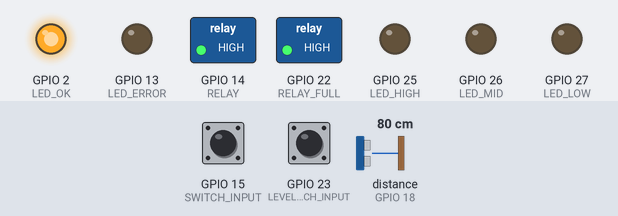
The sketch below on a simulated ESP32. Shown: switched loads named in the sketch (green lamp = pin HIGH), output pins drawn as LEDs (lit = HIGH). The test bench sets the inputs (shaded band); at power-on: GPIO 15 (SWITCH_INPUT) LOW, GPIO 23 (LEVEL_SWITCH_INPUT) LOW, distance to the obstacle (sensor on GPIO 18) 80 cm. The echo pulse lasts 58.3 µs per cm; WiFi joins after 1.5 s; servers stay silent unless stated; the local clock reads 2024-03-15 10:24:30 at power-on unless the sketch sets it; pins used as bus, display or sensor lines are not drawn; what the sketch prints to the serial monitor is not drawn.

Above: at 2.8 s.
2.9 s: GPIO 15 (SWITCH_INPUT) pulled HIGH for 1 s
At 4.8 s:
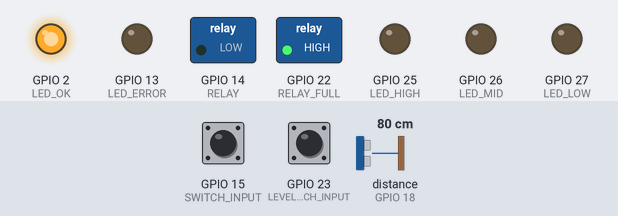
7.4 s: GPIO 23 (LEVEL_SWITCH_INPUT) pulled HIGH for 0.7 s
At 8.2 s:
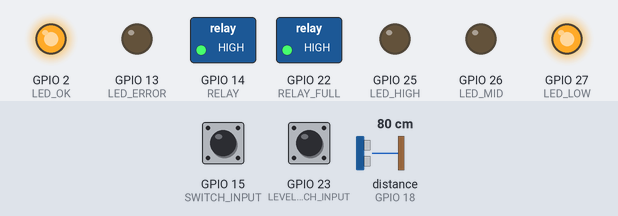
12.4 s: GPIO 23 (LEVEL_SWITCH_INPUT) pulled HIGH for 1 s
At 17.1 s:
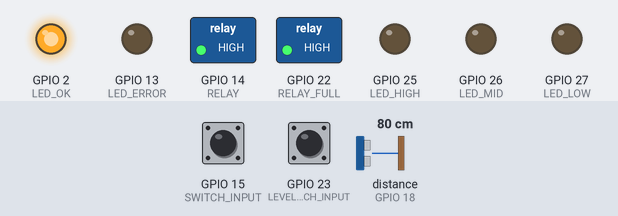
17.6 s: GPIO 23 (LEVEL_SWITCH_INPUT) pulled HIGH for 3.2 s
At 19.1 s:
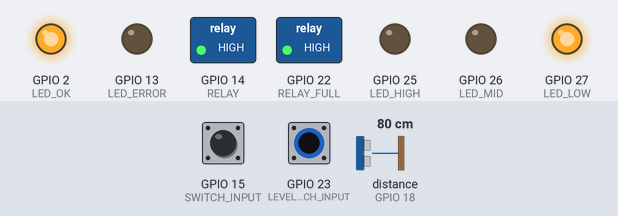
22.8 s: GPIO 15 (SWITCH_INPUT) driven HIGH and GPIO 23 (LEVEL_SWITCH_INPUT) driven HIGH
At 26.0 s:
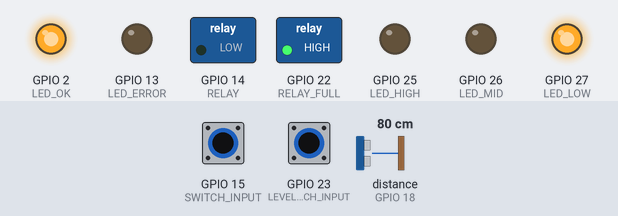
27.0 s: distance to the obstacle (sensor on GPIO 18) set to 2 cm
At 29.0 s:
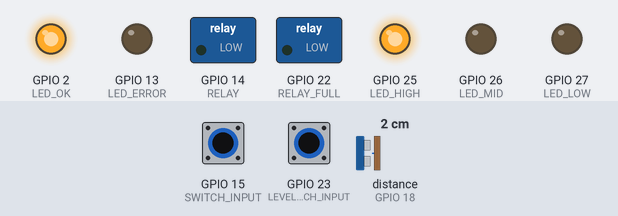
Timing chart, 0 to 30.0 s (numbered marks = the images above; inputs shaded):
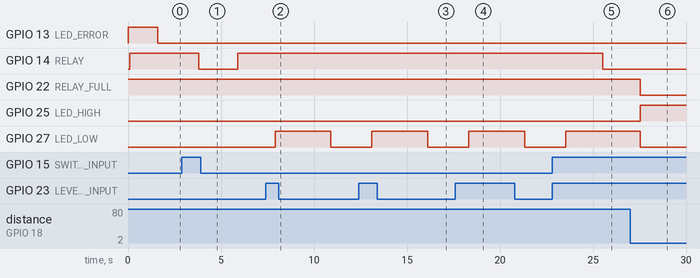

The sketch:

Timer_Control_GPT.ino
```cpp
#include <WiFi.h>
#include "time.h"

// Ultrasonic Sensor Pins
#define TRIG_PIN 5
#define ECHO_PIN 18

// LED Indicator Pins
#define LED_ERROR 13
#define LED_OK 2
#define LED_LOW 27       // < 20cm
#define LED_MID 26       // Between 38- 43 cm
#define LED_HIGH 25      // >= 45cm
#define RELAY_FULL 22    // > 50cm // incase of OLED Make use of D22 and change RELAY_FULL to D33

// Relay and Switch Pins
#define RELAY 14
#define SWITCH_POWER 4
#define SWITCH_INPUT 15

// Level Switch Pins
#define LEVEL_SWITCH_POWER 19
#define LEVEL_SWITCH_INPUT 23

// WiFi Credentials
const char* ssid = "wifi-name";
const char* password = "password";

// Time Settings
const char* ntpServer = "in.pool.ntp.org";
const long gmtOffset_sec = 0;
const int daylightOffset_sec = 19800; // GMT+5:30

// Relay ON/OFF Time (24-hour format)
const int RELAY_ON_HOUR = 17;//5:30pm
const int RELAY_ON_MIN = 30;
const int RELAY_OFF_HOUR = 22;//10:30pm
const int RELAY_OFF_MIN = 30;

// Tank Height Configuration
const float TANK_HEIGHT_CM = 72.0;  // Actual height of your tank
const int TANK_MAX_LEVEL_CM = 57;   // Max usable water height in tank

// Variables
long duration;
float distanceCM;
bool relayState = false;
bool timerActive = false;
bool timeInitialized = false;

void setup() {
  Serial.begin(115200);

  // Setup LEDs
  pinMode(LED_ERROR, OUTPUT);
  pinMode(LED_OK, OUTPUT);
  pinMode(LED_LOW, OUTPUT);
  pinMode(LED_MID, OUTPUT);
  pinMode(LED_HIGH, OUTPUT);
  pinMode(RELAY_FULL, OUTPUT);
  digitalWrite(RELAY_FULL,HIGH);//First Buzzer OFF

  // Startup LED indication
  digitalWrite(LED_ERROR, HIGH);
  delay(100);

  // Setup Relay and Switches
  pinMode(RELAY, OUTPUT);
  digitalWrite(RELAY, HIGH); // Relay OFF initially
  pinMode(SWITCH_POWER, OUTPUT);
  digitalWrite(SWITCH_POWER, HIGH);
  pinMode(SWITCH_INPUT, INPUT_PULLDOWN);

  // Setup Level Switch
  pinMode(LEVEL_SWITCH_POWER, OUTPUT);
  digitalWrite(LEVEL_SWITCH_POWER, HIGH);
  pinMode(LEVEL_SWITCH_INPUT, INPUT_PULLDOWN);

  // Setup Ultrasonic Pins
  pinMode(TRIG_PIN, OUTPUT);
  pinMode(ECHO_PIN, INPUT);

  // Connect to WiFi
  Serial.printf("Connecting to WiFi: %s\n", ssid);
  WiFi.begin(ssid, password);
  while (WiFi.status() != WL_CONNECTED) {
    delay(500);
    Serial.print(".");
  }
  Serial.println("\nWiFi connected");

  // Sync Time from NTP
  configTime(gmtOffset_sec, daylightOffset_sec, ntpServer);
  getAndPrintLocalTime();

  if (timeInitialized) {
    digitalWrite(LED_ERROR, LOW);
    digitalWrite(LED_OK, HIGH);
  }

  // Turn off WiFi to save power
  WiFi.disconnect(true);
  WiFi.mode(WIFI_OFF);
}

void loop() {
  delay(1000);
  getAndPrintLocalTime();

  struct tm timeinfo;
  if (!getLocalTime(&timeinfo)) {
    Serial.println("❌ Failed to obtain time");
    digitalWrite(LED_ERROR, HIGH);
    digitalWrite(LED_OK, LOW);
    return;
  }

  int currentHour = timeinfo.tm_hour;
  int currentMin = timeinfo.tm_min;

  // Level switch logic
  if (digitalRead(LEVEL_SWITCH_INPUT) == HIGH) {
    monitorWaterLevel();
  }
  else{//No Level LED ON
    digitalWrite(LED_LOW, LOW);
    digitalWrite(LED_MID, LOW);
    digitalWrite(LED_HIGH, LOW);
    digitalWrite(RELAY_FULL, HIGH); // OFF
    delay(100);
  }

  // Time-based Relay Control
  if (currentHour == RELAY_ON_HOUR && currentMin == RELAY_ON_MIN && !relayState) {
    digitalWrite(RELAY, LOW); // ON
    relayState = true;
    timerActive = true;
    Serial.println("⏰ Relay ON (Timer)");
    delay(1000);
  }
  else if (currentHour == RELAY_OFF_HOUR && currentMin == RELAY_OFF_MIN && relayState) {
    Serial.println("⏰ Relay OFF (Timer)");
    performRelayOffSequence();
    relayState = false;
    timerActive = false;
  }

  // Manual Relay Control
  if (digitalRead(SWITCH_INPUT) == HIGH && !relayState && !timerActive) {
    digitalWrite(RELAY, LOW);
    relayState = true;
    Serial.println("✅ Relay ON (Manual)");
    delay(1000);
  }
  else if (digitalRead(SWITCH_INPUT) == LOW && relayState && !timerActive) {
    digitalWrite(RELAY, HIGH);
    relayState = false;
    Serial.println("❎ Relay OFF (Manual)");
    delay(1000);
  }
}

// ========== FUNCTIONS ==========

void getAndPrintLocalTime() {
  struct tm timeinfo;
  if (!getLocalTime(&timeinfo)) {
    timeInitialized = false;
    return;
  }
  Serial.printf("🕒 Time: %02d:%02d:%02d\n", timeinfo.tm_hour, timeinfo.tm_min, timeinfo.tm_sec);
  timeInitialized = true;
}

void monitorWaterLevel() {
  // Send trigger pulse
  digitalWrite(TRIG_PIN, LOW);
  delayMicroseconds(2);
  digitalWrite(TRIG_PIN, HIGH);
  delayMicroseconds(10);
  digitalWrite(TRIG_PIN, LOW);

  // Measure echo duration
  duration = pulseIn(ECHO_PIN, HIGH);
  distanceCM = duration * 0.034 / 2;

  float waterLevel = TANK_HEIGHT_CM - distanceCM;
  int waterPercentage = (waterLevel * 100) / TANK_MAX_LEVEL_CM;

  // Print readings
  Serial.printf("📏 Distance: %.2f cm | Water Level: %.2f cm | %d%%\n", distanceCM, waterLevel, waterPercentage);

  // Reset all LEDs
  digitalWrite(LED_LOW, LOW);
  digitalWrite(LED_MID, LOW);
  digitalWrite(LED_HIGH, LOW);
  digitalWrite(RELAY_FULL, HIGH); // OFF

  // Set LED indicators based on level
  if (waterLevel < 20) {
    digitalWrite(LED_LOW, HIGH);
    Serial.println("⚠️ Status: Below 20%");
  }
  else if (waterLevel > 35 && waterLevel < 43) {
    digitalWrite(LED_MID, HIGH);
    Serial.println("💧 Status: Between 50% - 75%");
  }
  else if (waterLevel >= 45) {
    digitalWrite(LED_HIGH, HIGH);
    Serial.println("✅ Status: Above 75%");
  }

  if (waterLevel > 50) {
    digitalWrite(RELAY_FULL, LOW); // ON
    Serial.println("🛑 Status: Tank Full (Above 90%)");
  }

  Serial.println();
  delay(2000);
}

void performRelayOffSequence() {
  digitalWrite(RELAY, HIGH); delay(10000);
  digitalWrite(RELAY, LOW);  delay(20000);
  digitalWrite(RELAY, HIGH); delay(10000);
  digitalWrite(RELAY, LOW);  delay(20000);
  digitalWrite(RELAY, HIGH); delay(1000);
}
```

Measured:
- after the input at 2.9 s, GPIO 14 (RELAY): HIGH → LOW after 0.90 s, → HIGH 2.1 s later
- after the input at 7.4 s, GPIO 27 (LED_LOW): LOW → HIGH after 0.51 s, → LOW 3.0 s later
- after the input at 12.4 s, GPIO 27 (LED_LOW): LOW → HIGH after 0.72 s, → LOW 3.0 s later
- after the input at 17.6 s, GPIO 27 (LED_LOW): LOW → HIGH after 0.73 s, → LOW 3.0 s later
- after the input at 22.8 s, GPIO 14 (RELAY): HIGH → LOW after 2.7 s; GPIO 27 (LED_LOW): LOW → HIGH after 0.73 s
- after the input at 27.0 s, GPIO 22 (RELAY_FULL), GPIO 27 (LED_LOW): HIGH → LOW after 0.54 s; GPIO 25 (LED_HIGH): LOW → HIGH after 0.54 s
